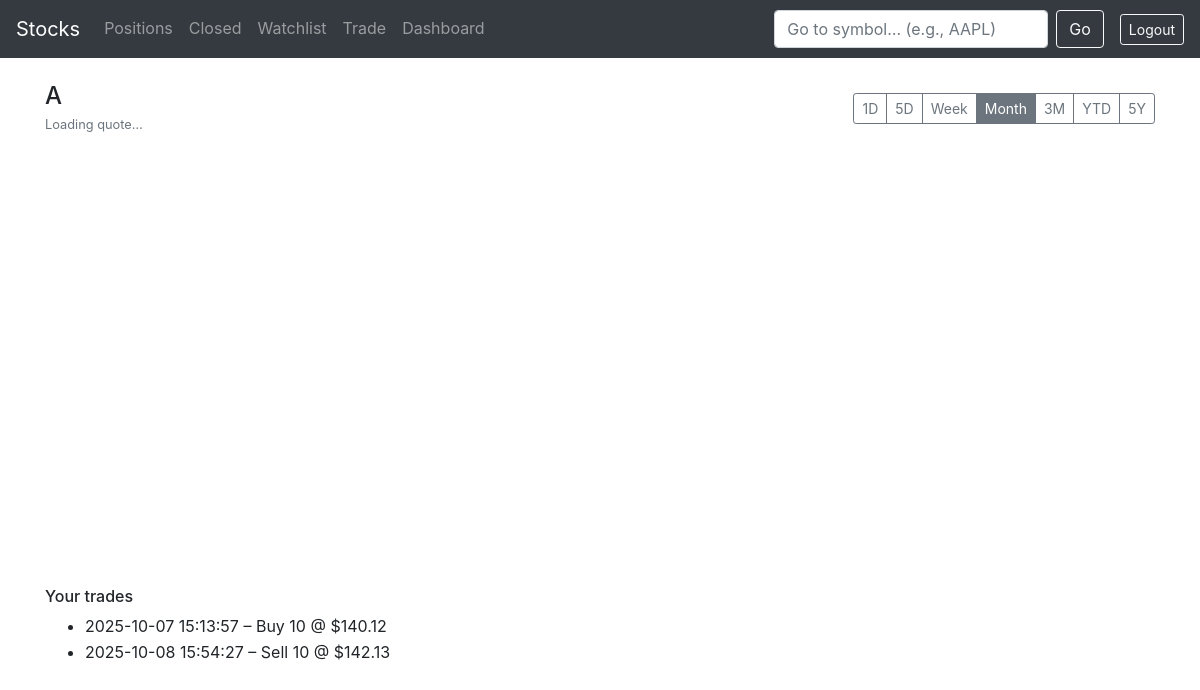
/symbol/A (signed in), run on the app's committed database.
### tables this page shows
CREATE TABLE transactions(
    id INTEGER PRIMARY KEY AUTOINCREMENT,
    user_id INTEGER NOT NULL,
    symbol TEXT NOT NULL,
    shares INTEGER NOT NULL,
    price NUMERIC NOT NULL,
    fees NUMERIC NOT NULL DEFAULT 0,
    executed_at DATETIME NOT NULL DEFAULT CURRENT_TIMESTAMP,
    note TEXT,
    FOREIGN KEY (user_id) REFERENCES users(id)
);

### app.py (the view)
@app.route("/symbol/<symbol>")
@login_required
def symbol(symbol):
    user_id = session["user_id"]
    symbol = symbol.upper().strip()
    trades = db.execute(
        "SELECT shares, price, executed_at FROM transactions WHERE user_id = ? AND symbol = ? ORDER BY executed_at ASC", user_id, symbol
    )
    markers = []
    for t in trades:
        is_buy = t["shares"] > 0
        markers.append({
            "time": str(t["executed_at"])[:10],
            "position": "belowBar" if is_buy else "aboveBar",
            "color": "#2ecc71" if is_buy else "#e74c3c",
            "shape": "arrowUp" if is_buy else "arrowDown",
            "text": f"{'Buy' if is_buy else 'Sell'} {abs(t['shares'])} @ ${t['price']:,.2f}"
        })
    return render_template("symbol.html", symbol=symbol, markers=markers, trades=trades)

### app.py (called while the page is built)
@app.after_request
def after_request(response):
    response.headers["Cache-Control"] = "no-cache, no-store, must-revalidate"
    response.headers["Expires"] = 0
    response.headers["Pragma"] = "no-cache"
    return response

### helpers.py (called while the page is built)
def login_required(f):
    @wraps(f)
    def decorated_function(*args, **kwargs):
        if session.get("user_id") is None:
            return redirect("/login")
        return f(*args, **kwargs)
    return decorated_function

def usd(value):
    return f"${value:,.2f}"

### templates/symbol.html (shortened to what this page needs)
{% extends "layout.html" %}
{% block main %}
<div class="d-flex align-items-center justify-content-between mb-2">
  <div>
    <h4 class="mb-1">{{ symbol }}</h4>
    <div id="quoteBox" class="small text-muted">Loading quote…</div>
  </div>
  <div id="rangeBar" class="btn-group btn-group-sm" role="group" aria-label="Ranges">
    <button type="button" class="btn btn-outline-secondary" data-range="1D">1D</button>
    <button type="button" class="btn btn-outline-secondary" data-range="5D">5D</button>
    <button type="button" class="btn btn-outline-secondary" data-range="Week">Week</button>
    <button type="button" class="btn btn-outline-secondary active" data-range="Month">Month</button>
    <button type="button" class="btn btn-outline-secondary" data-range="3M">3M</button>
    <button type="button" class="btn btn-outline-secondary" data-range="YTD">YTD</button>
    <button type="button" class="btn btn-outline-secondary" data-range="5Y">5Y</button>
  </div>
</div>
<div class="position-relative">
  <div id="chart"
       data-symbol="{{ symbol }}"
       data-markers='{{ markers | tojson }}'
       style="height:420px; width:100%;"></div>
</div>
<h6 class="mt-4">Your trades</h6>
<ul class="mb-0">
  {% for t in trades %}
    <li>
      {{ t.executed_at }} – {% if t.shares > 0 %}Buy{% else %}Sell{% endif %}
      {{ t.shares | abs }} @ {{ t.price | usd }}
    </li>
  {% endfor %}
</ul>
{% endblock %}

### static/styles.css (style rules this page uses)
body { line-height:1.6; }

### data on the page
transactions: executed_at "2025-10-07 15:13:57", shows "Buy", shares|abs "10", price "$140.12"
transactions: executed_at "2025-10-08 15:54:27", shows "Sell", shares|abs "10", price "$142.13"

### other printed values
{{ symbol }} "A"
